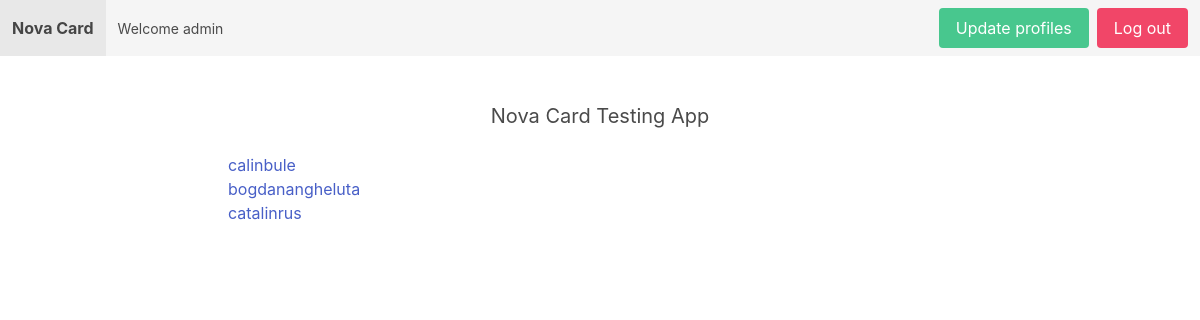
Screenshot of /card_profiles/ (signed in) with the database file from the repository.
### apps/card_profile/models.py (models this page shows, shortened)
class Card_profile(models.Model):
    def path_and_rename(self, filename):
        upload_to = 'uploads'
        ext = filename.split('.')[-1]
        filename = '{}.{}'.format(uuid4().hex, ext)
        return os.path.join(upload_to, filename)
    MALE = 'M'
    FEMALE = 'F'
    CHOICES_GENDER = (
        (MALE, 'M'),
        (FEMALE, 'F'),
    )
    username = models.CharField(max_length=255, unique=True)
    repository_name = models.CharField(max_length=255, unique=True)
    page_title = models.CharField(max_length=255)
    description = models.CharField(max_length=255)
    baseurl = models.CharField(max_length=255, default="/")
    url = models.URLField(max_length=200, unique=True)
    avatar = models.ImageField(upload_to=path_and_rename, height_field=None, width_field=None,
                               max_length=255, blank=True, null=True)
    first_name = models.CharField(max_length=255)
    last_name = models.CharField(max_length=255)
    gender = models.CharField(max_length=1, choices=CHOICES_GENDER)
    title = models.CharField(max_length=255, blank=True, null=True)
    company = models.CharField(max_length=255, blank=True, null=True)
    email = models.EmailField(max_length=254, unique=True)
    phone = models.CharField(max_length=255, blank=True, null=True)
    website = models.URLField(max_length=200, blank=True, null=True)
    facebook_url = models.URLField(max_length=200, blank=True, null=True)
    linkedin_url = models.URLField(max_length=200, blank=True, null=True)
    instagram_url = models.URLField(max_length=200, blank=True, null=True)
    pinterest_url = models.URLField(max_length=200, blank=True, null=True)
    twitter_url = models.URLField(max_length=200, blank=True, null=True)
    youtube_url = models.URLField(max_length=200, blank=True, null=True)
    snapchat_url = models.URLField(max_length=200, blank=True, null=True)
    whatsapp_url = models.URLField(max_length=200, blank=True, null=True)
    tiktok_url = models.URLField(max_length=200, blank=True, null=True)
    telegram_url = models.URLField(max_length=200, blank=True, null=True)
    skype_url = models.URLField(max_length=200, blank=True, null=True)
    github_url = models.URLField(max_length=200, blank=True, null=True)
    gitlab_url = models.URLField(max_length=200, blank=True, null=True)
    markdown = models.CharField(max_length=255, default="kramdown")

### apps/card_profile/views.py (the view)
# urls.py: path('', profiles_list, name='profiles_list'),
@login_required
def profiles_list(request):
    logger.info(f"{request.user} - access profiles_list")
    profiles = Card_profile.objects.all()
    return render(request, 'card_profile/profiles_list.html', {'profiles': profiles})

### apps/card_profile/templates/card_profile/profiles_list.html
{% extends 'core/base.html' %}
{% block content %}
    <h1 class="subtitle has-text-centered">Nova Card Testing App</h1>
    {% if request.user.is_authenticated %}
        {% for user_profile in profiles %}
            <p><a href="{% url 'view_profile' user_profile.username %}">{{ user_profile.username }}</a></p>
        {% endfor %}
    {% endif %}
{% endblock %}

### apps/core/templates/core/base.html (shortened to what this page needs)
<!DOCTYPE html>
<html>
    <head>
        {% load static %}
        <link rel="stylesheet" href="https://cdn.jsdelivr.net/npm/bulma@0.9.3/css/bulma.min.css">
        <link rel="stylesheet" type="text/css" href="{% static 'core/style.css' %}">
    </head>
    <body>
        <nav class="navbar is-light">
            <div class="navbar-brand">
                <a href="{% url 'frontpage' %}" class="navbar-item"><strong>Nova Card</strong></a>
            </div>
            {% if user.is_authenticated %}
                <p class="navbar-item"><small class='is-subtitle'>Welcome {{ user.get_username }}</small></p>
            {% endif %}
            <div class="navbar-menu">
                <div class="navbar-end">
                    <div class="navbar-item">
                        <div class="buttons">
                            {% if request.user.is_authenticated %}
                                <a href="{% url 'profiles_list' %}" class="button is-success">Update profiles</a>
                                <a href="{% url 'logout' %}" class="button is-danger">Log out</a>
                            {% else %}
                                <a href="{% url 'login' %}" class="button is-light">Log in</a>
                            {% endif %}
                        </div>
                    </div>
                </div>
            </div>
        </nav>
        <section class="section">
            {% block content %}
            {% endblock %}
        </section>
    </body>
</html>

### apps/core/static/core/style.css (style rules this page uses)
html { scroll-behavior: smooth; }
@media screen and (min-width: 1024px) and (max-width: 1599px) { .section { padding: 3rem 3rem; max-width: 70%; margin-left: auto; margin-right: auto; } }

### rows the page displays
Card_profile: username "calinbule"
Card_profile: username "bogdanangheluta"
Card_profile: username "catalinrus"

### other values shown
{{ user.get_username }} "admin"
